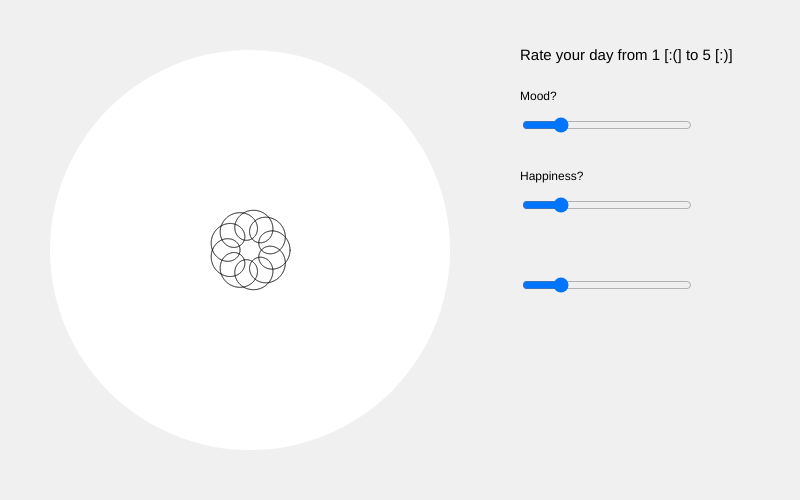
Frame 1 (no input)
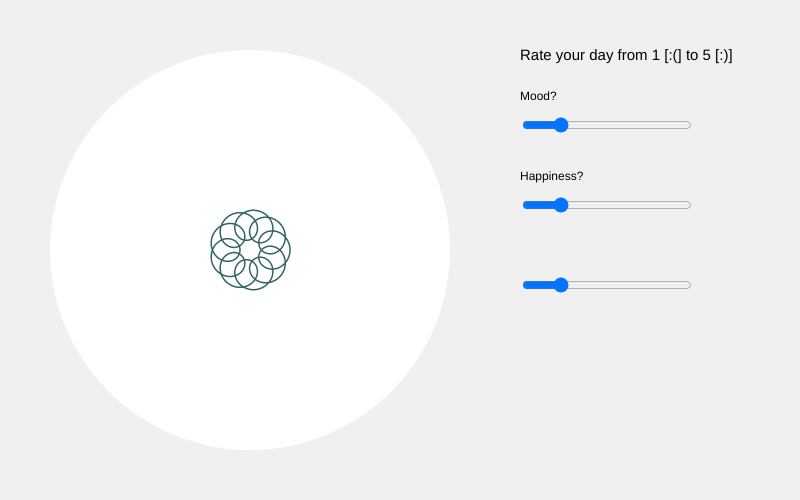
Frame 60 (no input)
Frame 120 (the mouse pressed at the canvas centre since frame 60): identical to frame 60, image omitted

The p5.js sketch that drew these frames (run headless with seeded random() and noise() and a simulated clock; from frame 60 on, the mouse is pressed at the canvas centre):

// p5.js sketch
// ── sketch.js
function preload(){// preload assets
}

var Regler = []; 

function setup() {
  createCanvas(800, 500);

  // Slider Array
  for (var i = 0; i < 3; i++) {
    var slider = createSlider(0, 5, 1); // Slider mit 5 Schritten, createSlider(Min:Zahl, Max:Zahl, Aktueller Wert*:Zahl, Schrittgröße*:Zahl);
    slider.size(170); 
    slider.position(520, 115 + i*80); //y Wert je nach Slider anders
    Regler.push(slider);    
  }
}

function draw() {
  colorMode(RGB);
  background(240); // noch sehr unsauber, da HG nur übermalt wird. Kann das ins Setup?
  noStroke ();
  circle (250, 250, 400); 

  //Text
  textSize(15);
  text("Rate your day from 1 [:(] to 5 [:)]", 520, 60);
  textSize(12);
  text("Mood?", 520, 100);
  text("Happiness?", 520, 180);
  //text("Creativity?", 520, 260);

  var context = canvas.getContext('2d'); 
  
  let val1 = Regler[0].value();
  drawSpirograph(context, 250, height/2, // Sitzt nicht ganz mittig?
  val1*25, // Radius Kreis Umlaufbahn
  val1*15,  // Radius Kreis Inlay = Umrandungskreis 
  val1*10); //Anzahl der Umdrehungen

  context.stroke();
  strokeWeight(1.5); 
  let val2 = Regler[1].value();
  stroke (val2*50, 100, 100); //Farbe soll über Regler bestimmt werden, lerp funktion

function drawSpirograph (context, cx, cy, radius1, radius2, ratio) { 
  var x, y, theta;
  context.beginPath();
  context.moveTo(cx + radius1 + radius2, cy);  // starting point (theta = 0)

  for (theta = 0; theta <= Math.PI * 2; theta += 0.001) { // 0.001 bspw zu 0.1 = eckiger -> könnte Slider sein
    x = cx + radius1 * Math.cos(theta) + radius2 * Math.cos(theta * ratio);
    y = cy + radius1 * Math.sin(theta) + radius2 * Math.sin(theta * ratio);
    context.lineTo(x, y);
  }




}
}





 // erster Slider Stroke Farbe mit lerp 
  //let c1 = (90, 220, 210); 
  //let c2 = (190, 220, 210);

  //colorMode(RGB);
  //stroke();
  //let from = color(218, 165, 32);
  //let to = color(72, 61, 139);
  //colorMode(RGB); // Try changing to HSB.
  //let val = slider.value(lerpColor(from, to, 0.5));




  // Ausgabe Ergebnis als png/ tiff 
  // Random Erzeugung von 365 Ergebnissen für Post Plot
